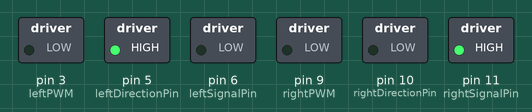
This sketch was run on a simulated Arduino Uno, built with avr-gcc and run on an emulated ATmega328P. Parts: switched loads named in the sketch (green lamp = pin HIGH).

Above: at 1.0 s.
At 3.0 s:
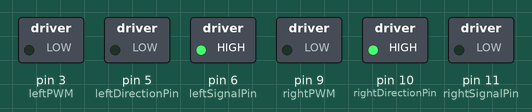
At 7.0 s:
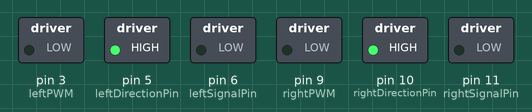
Timing chart, 0 to 10.4 s (numbered marks = the images above):
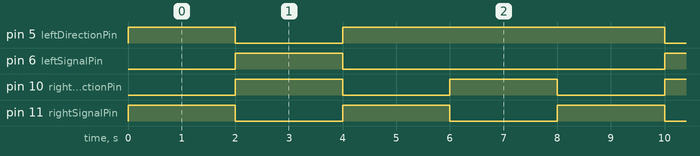

The sketch:

RobotBaseNoController.ino
```cpp
#include "RobotBaseNoController.h"
#define trigPin A0
#define echoPin A1

RobotBaseNoController *myBase;

void setup() {
  // put your setup code here, to run once:
  myBase = new RobotBaseNoController();
  }

void loop() {
  // put your main code here, to run repeatedly:
    myBase->driveForward(0,0);
    delay(2000);
    myBase->driveBackward(0,0);
    delay(2000);
    myBase->rotateLeft(0);
    delay(2000);
    myBase->rotateRight(0);
    delay(2000);
}
```

RobotBaseNoController.cpp
```cpp
/*******************************************
* Motor wire layout:
*	Pos 1 - power (red)
*	Pos 2 - signal pin (green)
*	Pos 3 - direction pin (yellow)
*	Pos 4 - GND (black)
*	Pos 5 - PWM control (blue)
*
********************************************/

#include "RobotBaseNoController.h"
#include <Arduino.h>


RobotBaseNoController::RobotBaseNoController(){
	i = 0;
	rightPWM = 9;
	rightDirectionPin = 10;
	rightSignalPin = 11;
	leftPWM = 3;
	leftDirectionPin = 5;
	leftSignalPin = 6;
	time = 0;
	flag = HIGH;
	pinMode(rightPWM,OUTPUT);
	pinMode(rightDirectionPin,OUTPUT);
	pinMode(rightSignalPin,OUTPUT);
	pinMode(leftPWM,OUTPUT);
	pinMode(leftDirectionPin,OUTPUT);
	pinMode(leftSignalPin,OUTPUT);
	}

void RobotBaseNoController::driveForward(unsigned short rightWheel, unsigned short leftWheel){
  if((rightWheel>=0 && rightWheel <= 255)&&(leftWheel>=0 && leftWheel <= 255) ){
		digitalWrite(rightDirectionPin,LOW);
		digitalWrite(rightSignalPin,HIGH);
		analogWrite(rightPWM,rightWheel);
		digitalWrite(leftDirectionPin,HIGH);
		digitalWrite(leftSignalPin,LOW);
		analogWrite(leftPWM,leftWheel);
		}
}
  void RobotBaseNoController::driveBackward(unsigned short rightWheel, unsigned short leftWheel){
    if((rightWheel>=0 && rightWheel <= 255)&&(leftWheel>=0 && leftWheel <= 255) ){
		digitalWrite(rightDirectionPin,HIGH);
		digitalWrite(rightSignalPin,LOW);
		analogWrite(rightPWM,rightWheel);
		digitalWrite(leftDirectionPin,LOW);
		digitalWrite(leftSignalPin,HIGH);
		analogWrite(leftPWM,leftWheel);
      }
  }
  void RobotBaseNoController::stopMotors(){
		digitalWrite(rightDirectionPin,LOW);
		digitalWrite(rightSignalPin,LOW);
		digitalWrite(leftDirectionPin,LOW);
		digitalWrite(leftSignalPin,LOW);
  }
  void RobotBaseNoController::rotateRight(unsigned short turnSpeed){
    if(turnSpeed>=0 && turnSpeed <= 255){
		digitalWrite(rightDirectionPin,HIGH);
		digitalWrite(rightSignalPin,LOW);
		analogWrite(rightPWM,turnSpeed);
		digitalWrite(leftDirectionPin,HIGH);
		digitalWrite(leftSignalPin,LOW);
		analogWrite(leftPWM,turnSpeed);
    }
  }
  void RobotBaseNoController::rotateLeft(unsigned short turnSpeed){
    if(turnSpeed>=0 && turnSpeed <= 255){
		digitalWrite(rightDirectionPin,LOW);
		digitalWrite(rightSignalPin,HIGH);
		analogWrite(rightPWM,turnSpeed);
		digitalWrite(leftDirectionPin,HIGH);
		digitalWrite(leftSignalPin,LOW);
		analogWrite(leftPWM,turnSpeed);
     }
  }
```

RobotBaseNoController.h
```cpp
#ifndef RobotBaseNoController_H
#define RobotBaseNoController_H


class RobotBaseNoController{
	public:
		const int MAX_SPEED = 255;
		const int THREE_QUARTER_SPEED = 138;
		const int HALF_SPEED = 92;
		const int QUARTER_SPEED = 46;
		const int MIN_SPEED = 15;

		RobotBaseNoController();

		void driveForward(unsigned short rightWheel, unsigned short leftWheel);
		void driveBackward(unsigned short rightWheel, unsigned short leftWheel);
		void rotateRight(unsigned short turnSpeed);
		void rotateLeft(unsigned short turnSpeed);
		void stopMotors();

	private:
		int i, rightPWM, leftPWM, rightDirectionPin, leftDirectionPin, rightSignalPin, leftSignalPin;
		unsigned long time;
		bool flag;

};

#endif
```

Measured:
- by itself, pin 5 (leftDirectionPin): repeats every 8.0 s: LOW 2.0 s, HIGH 6.0 s
- by itself, pin 6 (leftSignalPin): alternates HIGH for 2.0 s and LOW for 6.0 s
- by itself, pin 10 (rightDirectionPin), pin 11 (rightSignalPin): alternates HIGH for 2.0 s and LOW for 2.0 s
